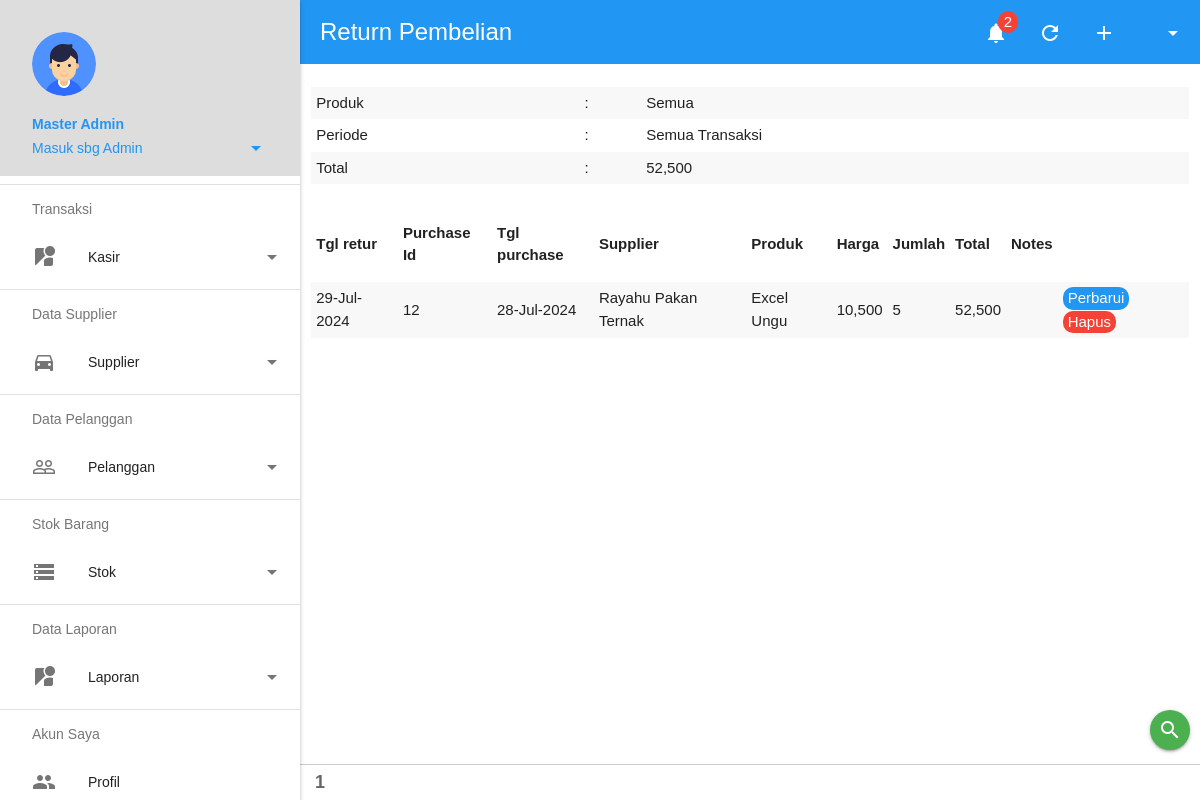
Screenshot of /index.php/purchase_return with the database file from the repository.
### tables this page shows
CREATE TABLE `purchase_return` (
  `id` int(11) NOT NULL,
  `purchase_id` int(11) DEFAULT NULL,
  `product_id` int(12) NOT NULL,
  `price` varchar(128) DEFAULT NULL,
  `quantity` int(11) DEFAULT NULL,
  `total` int(11) DEFAULT NULL,
  `note` varchar(128) DEFAULT NULL,
  `created_at` date DEFAULT NULL,
  `updated_at` date DEFAULT NULL
);

CREATE TABLE `purchase` (
  `id` int(11) NOT NULL,
  `expired` date NOT NULL,
  `supplier_id` int(12) NOT NULL,
  `product_id` int(12) NOT NULL,
  `date` varchar(64) DEFAULT NULL,
  `detail` varchar(128) DEFAULT NULL,
  `price` int(11) DEFAULT NULL,
  `quantity` int(11) DEFAULT NULL,
  `total` int(11) DEFAULT NULL,
  `note` varchar(256) DEFAULT NULL,
  `is_returned` int(1) NOT NULL DEFAULT 0,
  `created_at` timestamp NULL DEFAULT NULL,
  `updated_at` timestamp NULL DEFAULT NULL
);

CREATE TABLE `suppliers` (
  `id` int(12) NOT NULL,
  `name` varchar(100) NOT NULL,
  `owner` varchar(100) NOT NULL,
  `address` varchar(250) NOT NULL,
  `phone` varchar(20) NOT NULL,
  `created_at` datetime NOT NULL
);

CREATE TABLE `product` (
  `id` int(11) NOT NULL,
  `is_active` tinyint(1) NOT NULL,
  `name` varchar(128) DEFAULT NULL,
  `hpp` int(12) NOT NULL,
  `sale_price` int(11) DEFAULT NULL,
  `category_id` int(11) DEFAULT NULL,
  `stock` int(11) DEFAULT NULL,
  `weight` float NOT NULL DEFAULT 0,
  `product_unit_id` int(12) NOT NULL,
  `note` varchar(256) NOT NULL,
  `image` varchar(128) DEFAULT NULL,
  `created_at` timestamp NULL DEFAULT NULL,
  `updated_at` timestamp NULL DEFAULT NULL
);

### application/controllers/Purchase_return.php (called while the page is built, shortened)
<?php
class Purchase_return extends CI_Controller {
	function __construct() {
        $this->load->model('m_purchase_return','purchase_return');
        $this->load->model('m_purchase','purchase');
        $this->load->model('m_product','product');
        $this->load->model('m_suppliers','supplier');
        $this->load->library('Ajax_pagination');
        $this->perPage = 2;
    }
    public function index(){
        $data = array();
        $totalRec = count($this->purchase_return->getRows());
        $data['purchases']  = $this->purchase->getRows();
        $data['purchase_return'] = $this->purchase_return->getRows(array('limit'=>$this->perPage));
        $data['suppliers'] = $this->db->get("suppliers")->result_array();
        $data['products']  = $this->product->getRows();
        $data['sum_purchase']     = $this->purchase_return->getSumPurchaseReturn();
        $this->load->view('admin/purchase-return', $data);
    }
}

### index.php (called while the page is built, shortened)
<?php
require_once BASEPATH.'core/CodeIgniter.php';

### application/models/M_purchase_return.php (called while the page is built, shortened)
<?php defined('BASEPATH') OR exit('No direct script access allowed');
class M_purchase_return extends CI_Model
{
    var $table = 'purchase_return';
	function getRows($params = array()){
        $this->db->select('suppliers.name as supplier_name, purchase_return.id as pr_id, purchase_return.price as pr_price, purchase_return.quantity as pr_quantity, purchase_return.total as pr_total, purchase_return.note as pr_note, purchase_return.created_at as pr_created_at, purchase_return.updated_at as pr_updated_at, purchase.id as purchase_id, product.name as product_name, purchase.date,purchase.expired, purchase.price, purchase.quantity, purchase.total  ');
		$this->db->join('product', 'product.id = purchase_return.product_id', 'left');
		$this->db->join('purchase', 'purchase.id = purchase_return.purchase_id', 'left');
		$this->db->join('suppliers', 'suppliers.id = purchase.supplier_id', 'left');
        $this->db->from($this->table);
        if(!empty($params['search']['sortBy'])){
			$this->db->order_by('purchase.id','desc');
        }else{
            $this->db->order_by('purchase.id','desc');
        }
        if(array_key_exists("start",$params) && array_key_exists("limit",$params)){
            $this->db->limit($params['limit'],$params['start']);
        }elseif(!array_key_exists("start",$params) && array_key_exists("limit",$params)){
            $this->db->limit($params['limit']);
        }
        $query = $this->db->get();
        return ($query->num_rows() > 0)?$query->result_array(): array();
    }
    function getSumPurchaseReturn($params = array()){
        $this->db->select_sum('total');
        $query = $this->db->get($this->table);
        $ret = $query->row();
        return $ret->total;
    }
}

### application/helpers/tanggal_helper.php (called while the page is built, shortened)
<?php
if (!function_exists('bulan')) {
    function bulan($bulan){
        $bulan = $bulan['1'];
        switch ($bulan) {
            case 7:
                $bulan = "Jul";
                break;
        }
        return $bulan;
    }
}
if (!function_exists('tanggal')) {
    function tanggal($bulan) {
        $bulan = explode("-",$bulan);
        $tanggal = substr($bulan['2'],0,2)."-".bulan($bulan)."-".$bulan['0'];
        return $tanggal;
    }
}

### application/views/admin/purchase-return.php (the view, shortened to what this page needs)
<div class="row">
	<div class="col s12" id="postList">
	    <br>
	    <table class="striped">
       		<tbody>
       			<tr>
       				<td>Produk</td>
       				<td>:</td>
       				<td>Semua</td>
       			</tr>
       			<tr>
       				<td>Periode</td>
       				<td>:</td>
       				<td>Semua Transaksi</td>
       			</tr>
       			<tr>
       				<td>Total</td>
       				<td>:</td>
       				<td><?php echo number_format($sum_purchase); ?></td>
       			</tr>
       		</tbody>
       	</table>
       	<br>
		<table class="striped">
			<thead>
				<tr>
					<th>Tgl retur</th>
					<th>Purchase Id</th>
					<th>Tgl purchase</th>
					<th>Supplier</th>
					<th>Produk</th>
					<th>Harga</th>
					<th>Jumlah</th>
					<th>Total</th>
					<th>Notes</th>
					<th style="text-align: center;"></th>
				</tr>
			</thead>
			<tbody>
				<?php if(!empty($purchase_return)): foreach($purchase_return as $key=> $item): ?>
					<tr>
						<td><?php echo tanggal($item['pr_created_at'])?></td>
						<td><?php echo $item['purchase_id']?></td>
						<td><?php echo tanggal($item['date'])?></td>
						<td><?php echo $item['supplier_name']?></td>
						<td><?php echo $item['product_name']?></td>
						<td><?php echo number_format($item['pr_price'])?></td>
						<td><?php echo $item['pr_quantity']?></td>
						<td><?php echo number_format($item['pr_total'])?></td>
						<td><?php echo $item['pr_note']?></td>
						<td>
							<a href="<?php echo base_url('purchase_return/edit/'.$item['pr_id']) ?>#edit_form" class="waves-effect waves-light blue btn-menu" title="Perbarui"><i class="glyphicon glyphicon-pencil"></i>Perbarui</a>
							<a href="#!" onclick="delete_purchase_return(<?php echo $item['pr_id']; ?>)" class="waves-effect waves-light red btn-menu" title="Hapus" ><i class="glyphicon glyphicon-pencil"></i>Hapus</a>
						</td>
					</tr>
				<?php  endforeach; else: ?>
					<tr><td colspan="4">Purchase return(s) not available.</td></tr>
				<?php endif; ?>
			</tbody>
			<?php echo $this->ajax_pagination->create_links();?>
		</table>
	</div>
</div>
<div class="floating-button-wrapper">
	<a href="javascript:void(0)" data-target="search_modal" class="btn-floating btn waves-effect waves-light green modal-trigger"><i class="material-icons">search</i></a>
</div>

### assets/css/style.css (style rules this page uses)
body { font-family: Arial, Helvetica, sans-serif; }
tr,td { padding:5px; }
th { text-align: left; }
.floating-button-wrapper { position: fixed; z-index: 99; right: 10px; bottom: 50px; }
.btn-menu { color: white; padding-left: 5px; padding-right: 5px; border-radius: 10px; }

### rows the page displays
purchase_return: created_at "29-Jul-2024", purchase "12", purchase.date "28-Jul-2024", suppliers.name "Rayahu Pakan Ternak", product.name "Excel Ungu", price "10,500", quantity "5", total "52,500"

### other values shown
$title "Return Pembelian"
$sum_purchase "52,500"
$info "1"
